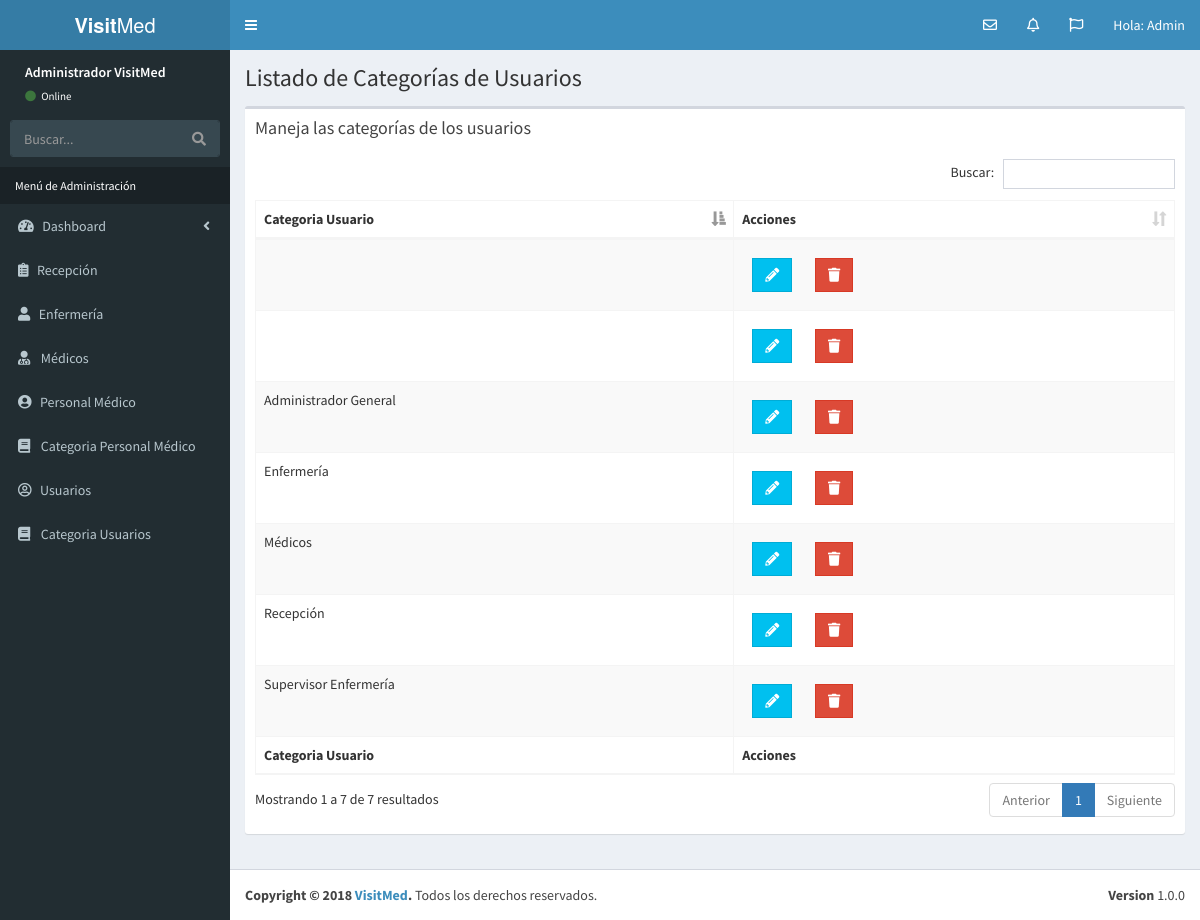
The app's page /lista_categoria_usuario.php (signed in) with its own data.
### tables this page shows
CREATE TABLE `categoria_usuario` (
  `id_categoria_usuario` tinyint(10) NOT NULL,
  `cat_usuario` varchar(50) NOT NULL,
  `editado` datetime NOT NULL
);

### lista_categoria_usuario.php (the view, shortened to what this page needs)
<?php
      include_once 'funciones/funciones.php';
      include_once 'templates/header.php';
      include_once 'templates/barra.php';
      include_once 'templates/navegacion.php';
?>
  <div class="content-wrapper">
    <section class="content-header">
          <h1>
            Listado de Categorías de Usuarios
          </h1>
    </section>
   <section class="content">
      <div class="row">
        <div class="col-xs-12">
          <div class="box">
            <div class="box-header">
              <h3 class="box-title">Maneja las categorías de los usuarios</h3>
            </div>
            <div class="box-body">
              <table id="registros" class="table table-bordered table-striped">
                <thead>
                <tr>
                  <th>Categoria Usuario</th>
                  <th>Acciones</th>
                </tr>
                </thead>
                <tbody>
                    <?php
                     try {
                        $sql = "SELECT * FROM categoria_usuario";
                        $resultado = $conn->query($sql);
                     } catch (Exception $e) {
                        $error = $e->getMessage();
                        echo $error;
                     }
                     while($categoria_usuario = $resultado->fetch_assoc() ) { ?>
                          <tr>
                              <td><?php echo $categoria_usuario['cat_usuario']; ?></td>
                              <td>
                                <a href="editar_categoria_usuario.php?id=<?php echo $categoria_usuario['id_categoria_usuario']; ?>" class="btn btn-info btn-flat margin ">
                                    <i class="fas fa-pencil-alt"></i>
                                </a>
                                <a href="#" data-id="<?php echo $categoria_usuario['id_categoria_usuario']; ?>" data-tipo="categoria_usuario" class="btn btn-danger btn-flat margin borrar_registro">
                                    <i class="fa fa-trash"></i>
                                </a>
                              </td>
                          </tr>
                     <?php } ?>
                </tbody>
                <tfoot>
                <tr>
                  <th>Categoria Usuario</th>
                  <th>Acciones</th>
                </tr>
                </tfoot>
              </table>
            </div>
          </div>
        </div>
      </div>
    </section>
  </div>
  <?php
        include_once 'templates/footer.php';
  ?>

### records on screen
categoria_usuario: cat_usuario "Administrador General"
categoria_usuario: cat_usuario "Médicos"
categoria_usuario: cat_usuario "Recepción"
categoria_usuario: cat_usuario "Supervisor Enfermería"
categoria_usuario: cat_usuario "Enfermería"
